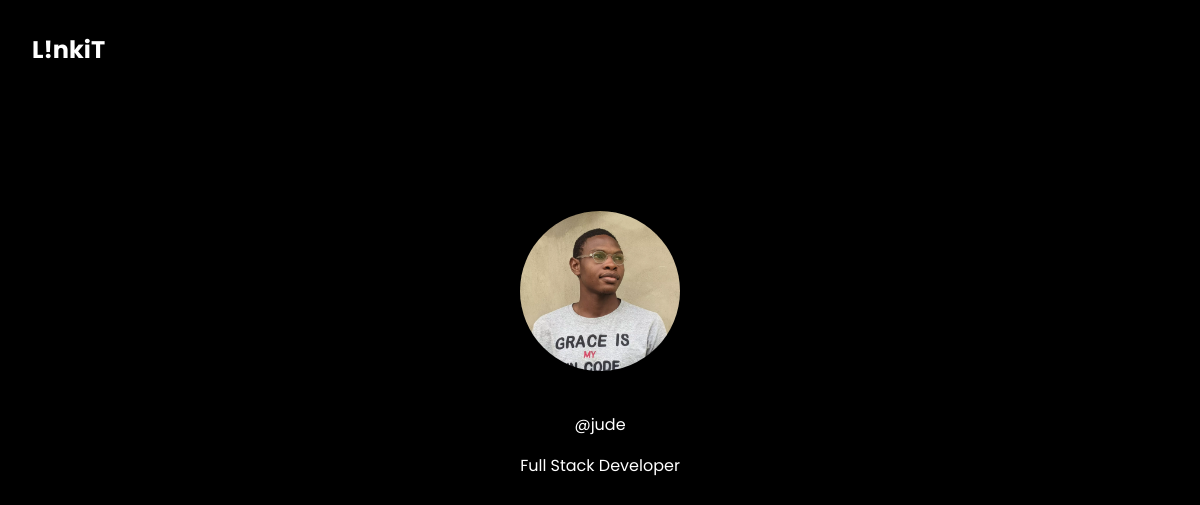
/jude/ (signed in), run on an earlier commit of the app's database.
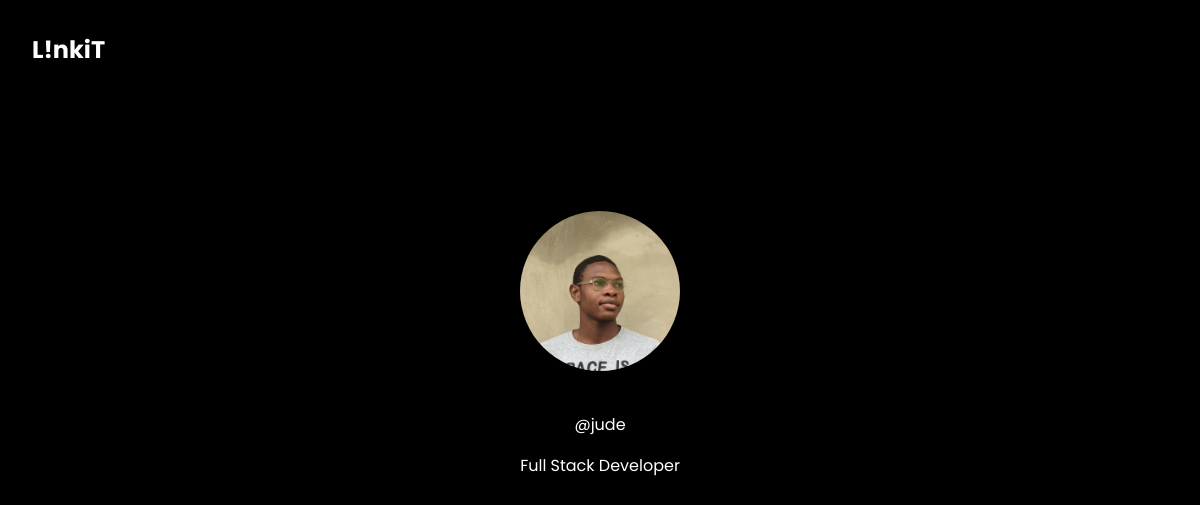
And on a later commit of the database.
### lta/models.py (models this page shows)
class User(AbstractUser):
    name = models.CharField(max_length=200, null=True)
    email = models.EmailField(unique=True, null=True)
    bio = models.TextField(null=True, blank=True)
    profile_image = models.ImageField(
        null=True, blank=True, default="avatar.png", upload_to='images/')
    USERNAME_FIELDS = "email"
    REQUIRED_FIELDS = []

### lta/views.py (the view)
# urls.py: re_path(r'^(?P<username>\w+)/$', views.preview, name="preview"),
def preview(request, username):
    username = User.objects.get(username=username)
    links = Link.objects.filter(user=request.user)
    context = {
        "links": links
    }
    return render(request, "lta/preview.html", context)

### lta/templates/lta/preview.html (shortened to what this page needs)
{% extends 'lta/preview-main.html' %} {% load static %} {% block content %}
<div class="container">
  <div class="profile-section">
    {% if request.user.profile_image %}
    <img src="{{ request.user.profile_image.url }}" alt="" /><br />
    {% endif %}
    <span class="username">@{{request.user.username}}</span>
    {% if request.user.bio %}
    <span class="bio">{{ request.user.bio }}</span>
    {% endif %}
  </div>
</div>
{% endblock %}

What changed in the data, as far as the page shows it:
changed User "jude": user.profile_image: a different picture
